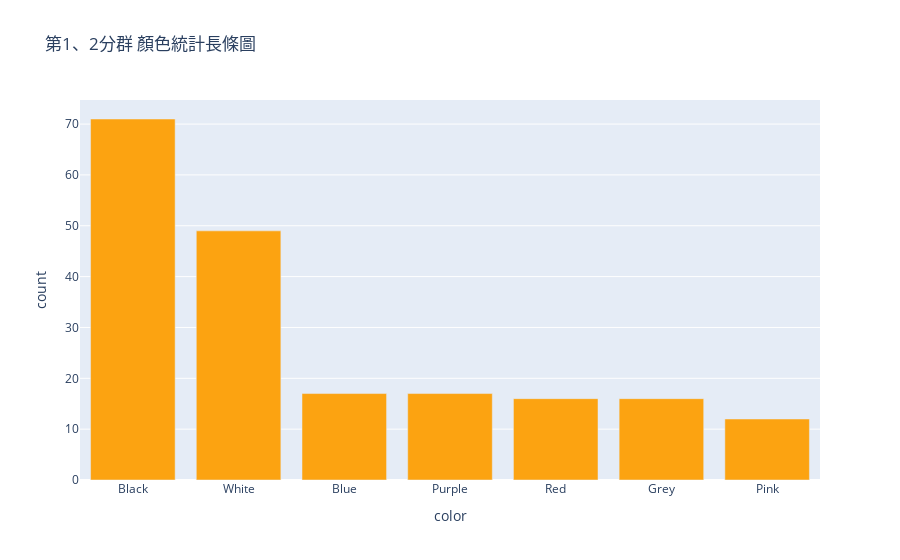

Notebook code for this chart:
### Code cell
px.bar(aa2,'color','count',color_discrete_sequence =['#FCA311']*10,title="第1、2分群 顏色統計長條圖")

### Figure 1 — Plotly figure (JSON) as saved in the notebook; plotly's stock layout.template omitted (floating-point values rounded to 4 significant figures)
{"data": [{"alignmentgroup": "True", "hovertemplate": "color=%{x}<br>count=%{y}<extra></extra>", "legendgroup": "", "marker": {"color": "#FCA311", "pattern": {"shape": ""}}, "name": "", "offsetgroup": "", "orientation": "v", "showlegend": false, "textposition": "auto", "type": "bar", "x": ["Black", "White", "Blue", "Purple", "Red", "Grey", "Pink"], "xaxis": "x", "y": [71, 49, 17, 17, 16, 16, 12], "yaxis": "y"}], "layout": {"barmode": "relative", "legend": {"tracegroupgap": 0}, "title": {"text": "第1、2分群 顏色統計長條圖"}, "xaxis": {"anchor": "y", "domain": [0, 1], "title": {"text": "color"}}, "yaxis": {"anchor": "x", "domain": [0, 1], "title": {"text": "count"}}}}
